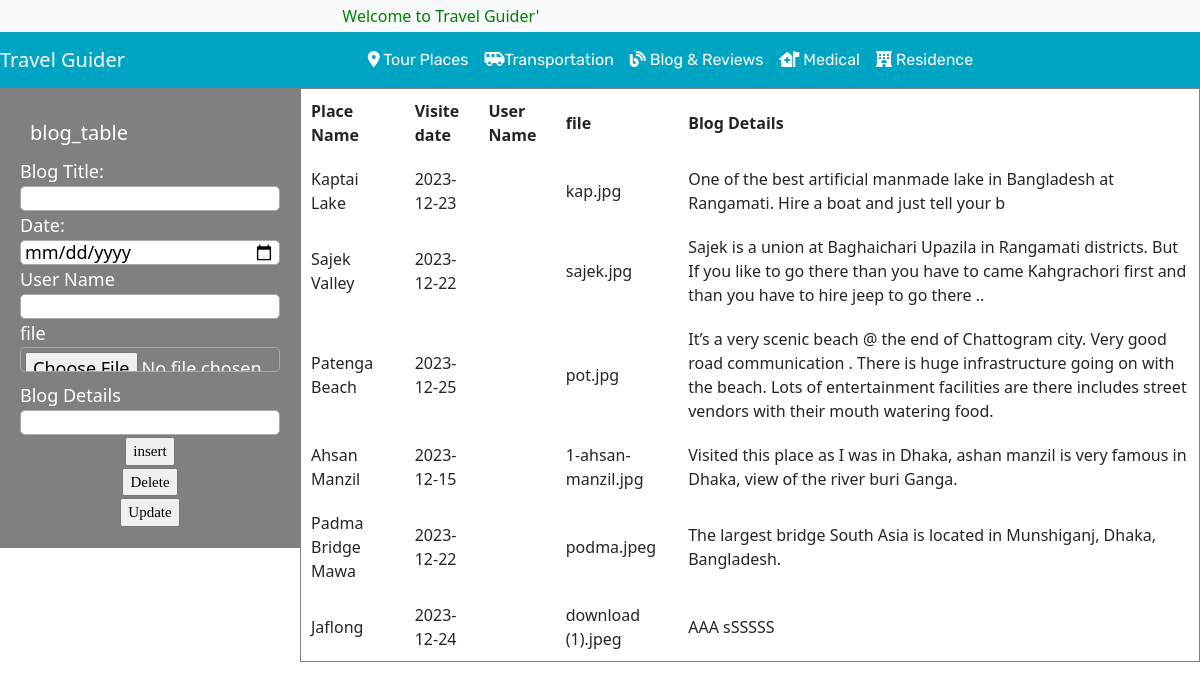
The app's page /_blogadmin.php, older data.
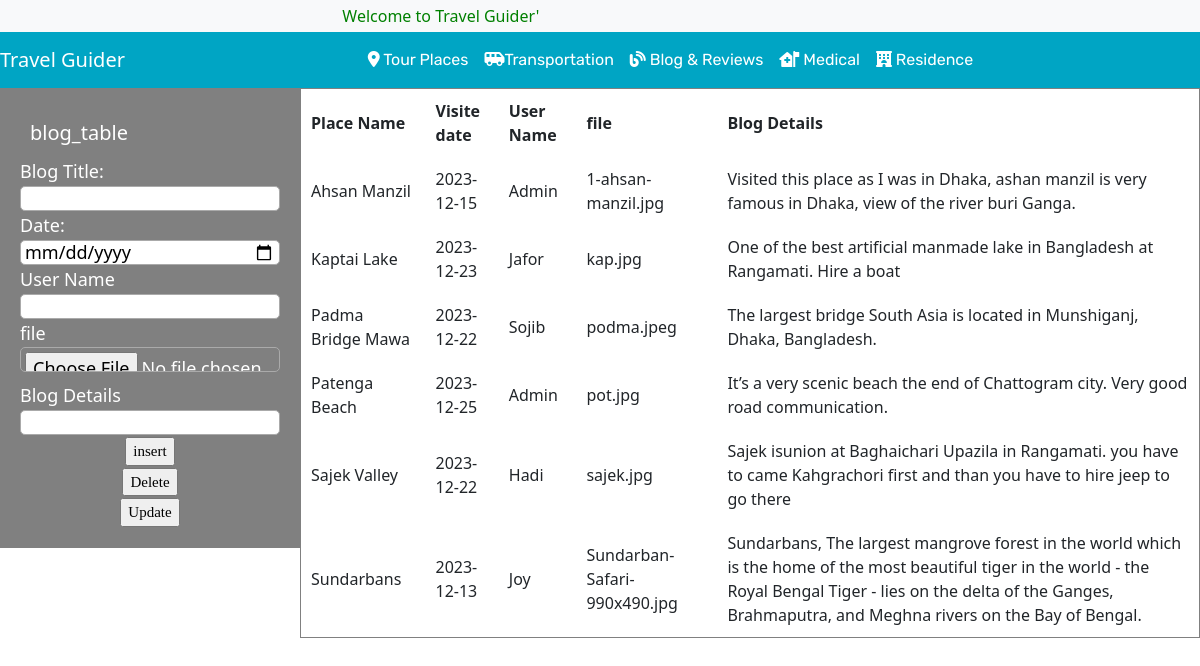
The same page, newer data.
### tables this page shows
CREATE TABLE `blog_table` (
  `topic_title` varchar(50) NOT NULL,
  `topic_date` varchar(15) NOT NULL,
  `name` varchar(20) NOT NULL,
  `duration` int(11) NOT NULL,
  `person` int(11) NOT NULL,
  `cost` int(11) NOT NULL,
  `image_filename` varchar(50) NOT NULL,
  `topic_para` varchar(250) NOT NULL
);

### _blogadmin.php (the view, shortened to what this page needs)
<?php
include("_admin.php");
?>
<link rel="stylesheet" href="style.css">
<div id="box1">
  <form method="post">
    <div style="font-size: 20px;margin: 10px;color: white;">blog_table</div>
    Blog Title: <br>
    <input id="text" type="text" name="blogtitle" required><br>
    Date:  <br>
    <input id="text" type="date" name="blogdate" ><br>
    User Name<br>
    <input id="text" type="text" name="name" ><br>
    file<br>
    <input id="text" type="file" name="uploadimage" ><br>
    Blog Details<br>
    <input id="text" type="text" name="blogpara" ><br>
      <div class="btn">
      <a>
        <input type="submit" value="insert" name="submit1">
      </a>
    </div>
    <div class="btn">
      <a>
        <input type="submit" value="Delete" name="submit2">
      </a>
    </div>
    <div class="btn">
      <a>
        <input type="submit" value="Update" name="submit3">
      </a>
    </div>
  </form>
</div>
<div>
  <table border="1" cellspacing="1" cellpadding="10">
    <tr>
      <th>Place Name</th>
      <th>Visite date</th>
      <th>User Name</th>
      <th>file</th>
      <th>Blog Details</th>
    </tr>
<?php
    $conn = mysqli_connect("localhost", "root", "", "travel");
$sql = "SELECT * FROM blog_table";
$result = $conn->query($sql);
if ($result->num_rows > 0) {
while($row = $result->fetch_assoc()) {
echo "<tr><td>" . $row["topic_title"]. "</td><td>" . $row["topic_date"] . "</td><td>"
. $row["name"]."</td><td>". $row["image_filename"]. "</td><td>"
. $row["topic_para"].  "</td></tr>";
}
echo "</table>";
} else { echo "0 results"; }
?>
</div>

### _admin.php (shortened to what this page needs)
<!DOCTYPE html>
<html>
<head>
</head>
<body>
<link rel="stylesheet" href="https://stackpath.bootstrapcdn.com/bootstrap/4.4.1/css/bootstrap.min.css">
<link rel="stylesheet" href="https://cdnjs.cloudflare.com/ajax/libs/OwlCarousel2/2.3.4/assets/owl.carousel.min.css" />
<link rel="stylesheet" href="https://cdnjs.cloudflare.com/ajax/libs/OwlCarousel2/2.3.4/assets/owl.theme.default.min.css" />
<link rel="stylesheet" href="https://cdnjs.cloudflare.com/ajax/libs/font-awesome/5.13.0/css/all.min.css" />
<link rel="stylesheet" href="https://cdnjs.cloudflare.com/ajax/libs/font-awesome/6.2.1/css/all.min.css">
<link href="https://cdn.jsdelivr.net/npm/bootstrap@5.2.3/dist/css/bootstrap.min.css" rel="stylesheet">
<link href="https://cdn.jsdelivr.net/npm/bootstrap@5.2.0-beta1/dist/css/bootstrap.min.css" rel="stylesheet">
<link rel="stylesheet" href="style.css">
<link rel="stylesheet" href="style1.css">
	<header id="header">
        <div class="strip d-flex justify-content-between px-4 py-1 bg-light">
            <p class="font-rale font-size-12 text-black-50 m-0">
                <marquee behavior="" direction="" style="color: Green;">Welcome to Travel Guider'</marquee>
            </p>
        </div>
        <nav class="navbar navbar-expand-lg navbar-dark color-second-bg">
            <a class="navbar-brand" href="#">Travel Guider</a>
            <div class="collapse navbar-collapse" id="navbarNav">
                <ul class="navbar-nav m-auto font-rubik">
                    <li class="nav-item active">
                        <a class="nav-link" href="adminhome.php"><i class="fa-solid fa-location-dot"></i> Tour Places</a></a>
                    </li>
                    <li class="nav-item active">
                        <a class="nav-link" href="#"><i class="fa-solid fa-van-shuttle"></i>Transportation</a>
                    </li>
                    <li class="nav-item active">
                        <a class="nav-link" href="_blogadmin.php"><i class="fa-solid fa-blog"></i> Blog & Reviews</a>
                    </li>
                    <li class="nav-item active">
                        <a class="nav-link" href="#"><i class="fa-solid fa-house-medical-flag"></i> Medical</a>
                    </li>
                    <li class="nav-item active">
                        <a class="nav-link" href="#"><i class="fa-solid fa-hotel"></i> Residence</a>
                    </li>
                </ul>
            </div>
        </nav>
    </header>

### style.css (style rules this page uses)
.font-rale { font-family: "Raleway", cursive; }
.font-rubik { font-family: "Rubik", cursive; }
.font-size-12 { font-size: 12px; }
.color-second-bg { background: #00A5C4; }

### style1.css (style rules this page uses)
.btn { margin: 0; padding: 0; display: flex; justify-content: center; align-items: center; min-height: 10px; font-family: consolas; }
.btn a { position: relative; display: inline-block; color: #2196f3; text-transform: uppercase; letter-spacing: 4%; text-decoration: none; font-size: 15px; overflow: hidden; transition: 0.2s; }
#text { height: 25px; border-radius: 5px; padding: 4px; border: solid thin #aaa; width: 100%; }

### _blogadmin.php (style rules this page uses)
#box1 { font-size: large; background-color: gray; color: white; margin: auto; width: 300px; padding: 20px; float: left; }

Row changes from the older to the newer data that the page shows:
removed blog_table: topic_title "Jaflong", topic_date "2023-12-24", image_filename "download (1).jpeg", topic_para "AAA sSSSSS"
changed blog_table "Ahsan Manzil": name (not shown) → "Admin"; moves up the list
changed blog_table "Kaptai Lake": name (not shown) → "Jafor"; topic_para "One of the best artificial manmade lake in Bangladesh at Rangamati. Hire a boat and just tell your b" → "One of the best artificial manmade lake in Bangladesh at Rangamati. Hire a boat"
changed blog_table "Padma Bridge Mawa": name (not shown) → "Sojib"; moves up the list
changed blog_table "Patenga Beach": name (not shown) → "Admin"; topic_para "…a very scenic beach @ the end of Chattogram city. Very good road communication . There is huge infrastructure going on with the beach. Lots of entertainment facilities are there includes street vendors with their mouth watering food." → "It’s a very scenic beach the end of Chattogram city. Very good road communication."; moves down the list
changed blog_table "Sajek Valley": name (not shown) → "Hadi"; topic_para "Sajek is a union at Baghaichari Upazila in Rangamati districts. But If you like to go there than you have to came Kahgrachori first and than you have to hire jeep to go there .." → "Sajek isunion at Baghaichari Upazila in Rangamati. you have to came Kahgrachori first and than you have to hire jeep to go there"
added blog_table: topic_title "Sundarbans", topic_date "2023-12-13", name "Joy", image_filename "Sundarban-Safari-990x490.jpg", topic_para "Sundarbans, The largest mangrove forest in the world which is the home of the most beautiful tiger in the world - the Royal Bengal Tiger - lies on the delta of the Ganges, Brahmaputra, and Meghna rivers on the Bay of Bengal."
